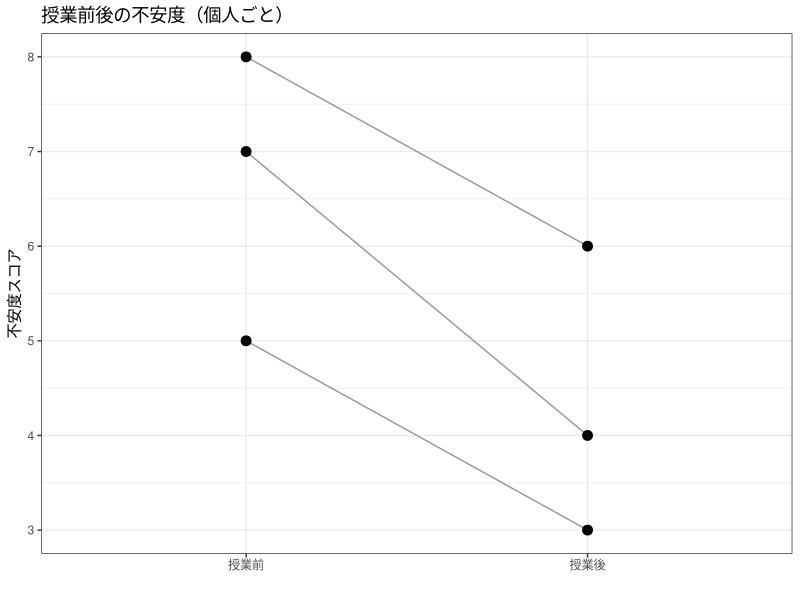

This chart was generated by the following R code:
# ============================================================
# 行動計量学（行動科学分析法入門）
# 第11回　対応のあるt検定とデータ構造　演習1〜4　模範解答
#
# 使い方：全選択（Ctrl + A）→ Ctrl + Enter（Macは Cmd + A → Cmd + Enter）
# ============================================================

library(tidyverse)


# ------------------------------------------------------------
# 演習1：データ構造の判断
# ------------------------------------------------------------

# 1. 同じ学生が春学期と秋学期に受けたテストの点数
#    → 対応あり。同じ人の2回の測定なので，1人のなかで差を取れます。
#
# 2. 男子学生20人と女子学生20人の体重
#    → 対応なし。別々の人で，誰と誰を組にするか決められません。
#      人数が同じ20人ずつでも「対応あり」にはなりません。
#      人数が等しいことと対応があることは別です。
#
# 3. 一卵性双生児のIQの比較
#    → 対応あり。別人ですが，きょうだいとして組が決まります。
#      このように「同一人物の反復測定」でなくても，
#      ペアが一意に決まれば対応ありとして扱います。
#
# 見分け方：1行に2つの値が並ぶように表を作れるかどうか。
# 作れるなら対応あり，誰と誰を並べるか決められないなら対応なし。


# ------------------------------------------------------------
# 演習2：ワイド→ロング変換
# ------------------------------------------------------------

# 架空データ：3名の授業前後の不安度スコア
anxiety_data <- tibble(
  id     = c("A", "B", "C"),
  pre    = c(7, 5, 8),
  post   = c(4, 3, 6)
)
anxiety_data

anxiety_long <- anxiety_data |>
  pivot_longer(
    cols      = c(pre, post),
    names_to  = "time",
    values_to = "score"
  )

anxiety_long

# 3行3列（ワイド）が6行3列（ロング）になります。
#   id  time  score
#   A   pre       7
#   A   post      4
#   B   pre       5
#   ...
#
# names_to には「もとの列名が入る新しい列の名前」，
# values_to には「中身の値が入る新しい列の名前」を書きます。
# ロング形式はグラフ作成や分散分析で必要になります。
# 一方，対応のあるt検定はワイド形式のまま実行できます。

# ロング形式からグラフを描く例
ggplot(anxiety_long, aes(x = time, y = score, group = id)) +
  geom_line(color = "grey60") +
  geom_point(size = 3) +
  scale_x_discrete(limits = c("pre", "post"), labels = c("授業前", "授業後")) +
  labs(title = "授業前後の不安度（個人ごと）", x = "", y = "不安度スコア") +
  theme_bw()

# 3人とも下がっています。対応のあるデータでは，
# このように「個人の変化」を線で結ぶ図が有効です。


# ------------------------------------------------------------
# 演習3：対応のあるt検定
# ------------------------------------------------------------

t.test(anxiety_data$post, anxiety_data$pre, paired = TRUE)

# 出力の読み方
#   t = -7, df = 2, p-value = 0.0198
#   95% CI = [-3.77, -0.90]
#   mean difference = -2.333
#
# df = 2 は「ペアの数 - 1」です（3人なので2）。
# 対応なしのt検定なら df = 4 になります。
#
# 計算の中身：差は -3, -2, -2 の3つだけ。その平均が -2.33，SDが0.577。
anxiety_data$post - anxiety_data$pre
mean(anxiety_data$post - anxiety_data$pre)
sd(anxiety_data$post - anxiety_data$pre)

# paired = FALSE にすると結果が変わります。見比べてください。
t.test(anxiety_data$post, anxiety_data$pre, paired = FALSE)
# 同じデータでも p = .13 となり，有意になりません。
# 対応を使うと「個人差」を取り除けるので，少ない人数でも差を検出しやすくなります。
# ただし，対応がないデータに paired = TRUE を使うのは誤りです。


# ------------------------------------------------------------
# 演習4：結果の記述
# ------------------------------------------------------------

# 記述例：
#
#   授業前（M = 6.67, SD = 1.53）と授業後（M = 4.33, SD = 1.53）の
#   不安度スコアを対応のあるt検定で比較したところ，
#   授業後に有意な低下が認められた，t(2) = -7.00, p = .020,
#   平均差 = -2.33, 95% CI [-3.77, -0.90]。
#
# 書き方のきまり
#   ・df は2。ペアの数（3）から1を引いた値です
#   ・p = .020 のように，.05 より大きくも小さくもない値はそのまま書きます
#   ・「低下した」と向きを書きます
#
# ただし n = 3 です。この結果を一般化することはできません。
# 効果量 dz を出すと 4.04 という極端な値になりますが，
# これは標本が小さすぎるために生じた見かけの大きさです。
# 対応ありの dz は「差のSD」で割るので，第10回の d とは分母が違います。
